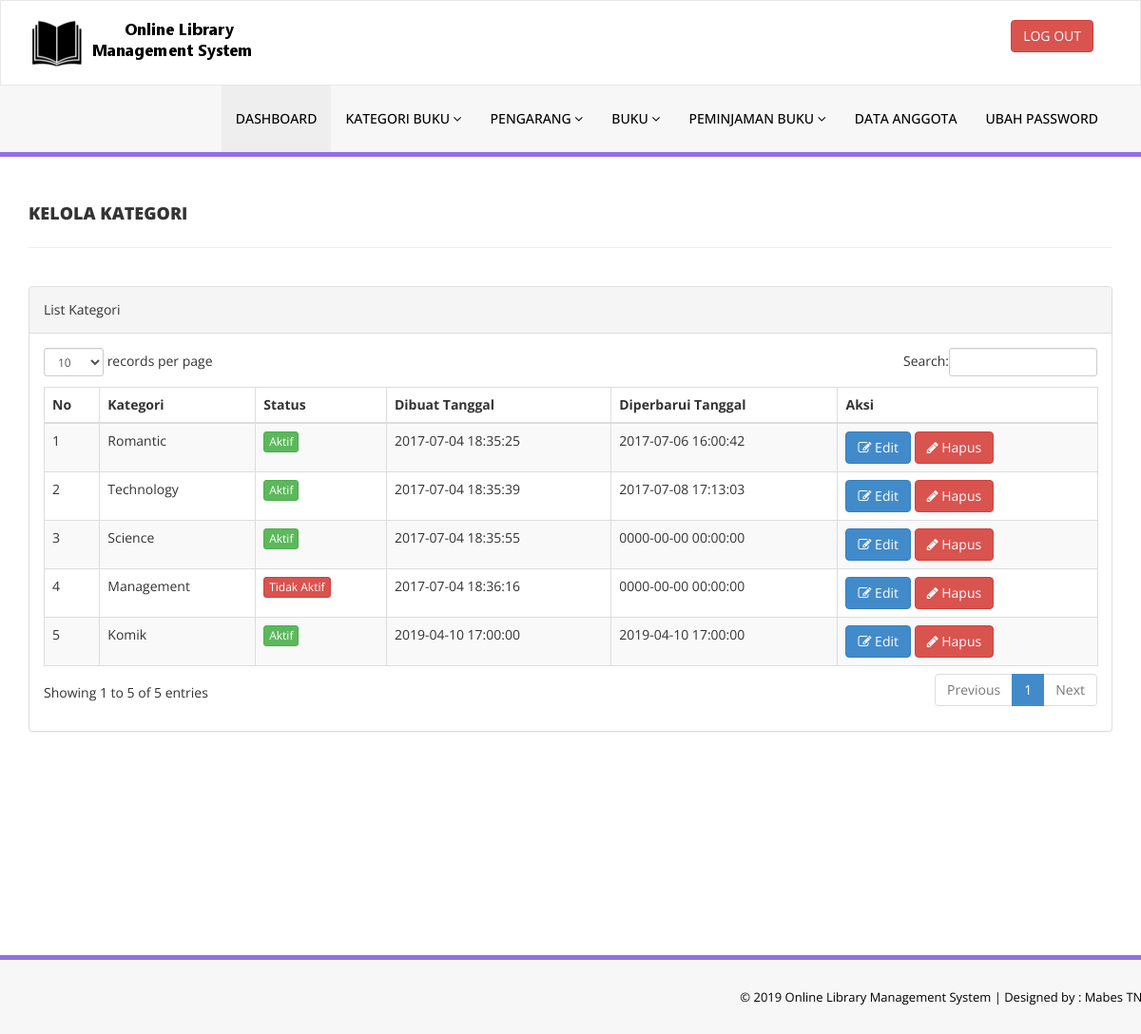
/admin/manage-categories.php (signed in), run on an earlier commit of the app's database.
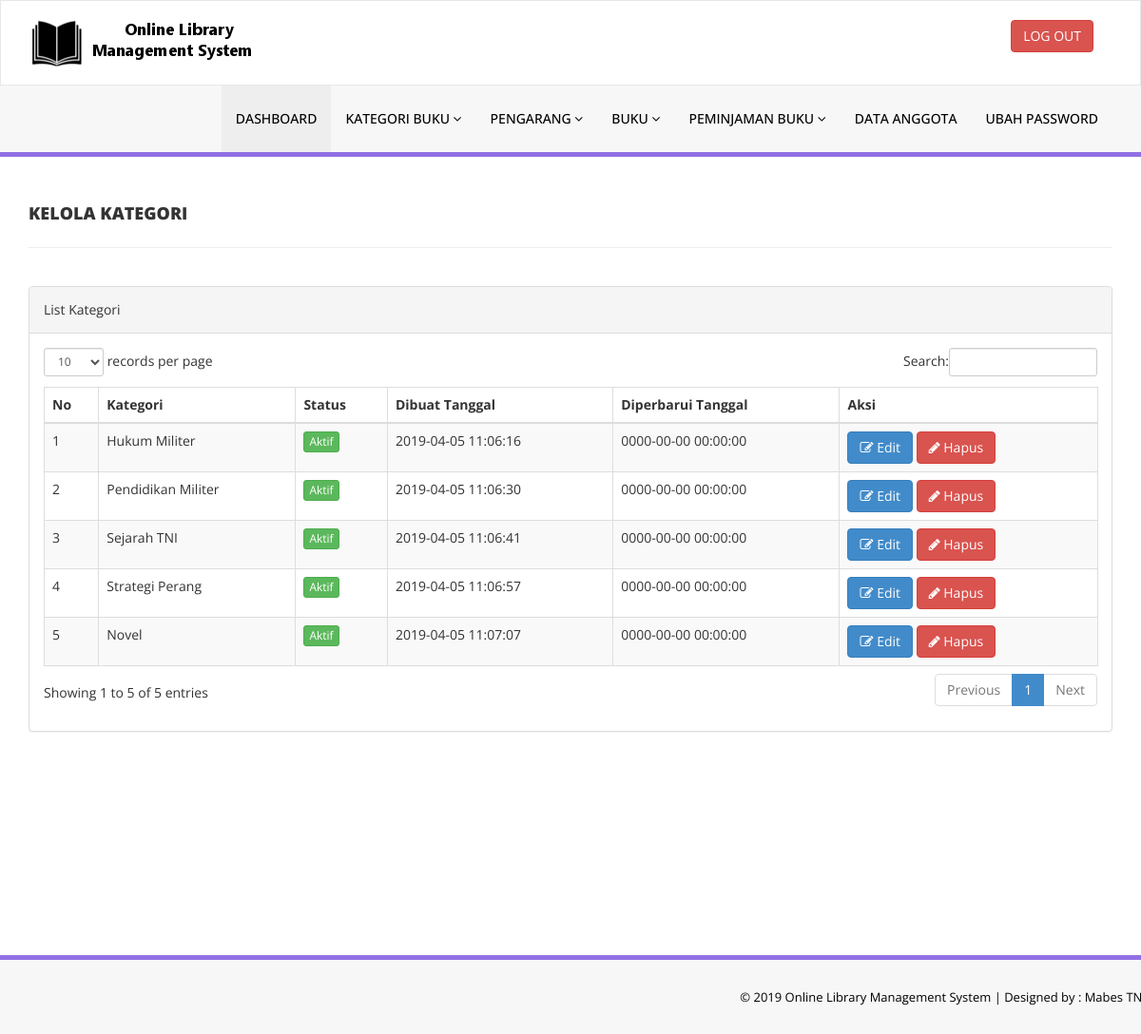
And on a later commit of the database.
### tables this page shows
CREATE TABLE `tblcategory` (
  `id` int(11) NOT NULL,
  `CategoryName` varchar(150) DEFAULT NULL,
  `Status` int(1) DEFAULT NULL,
  `CreationDate` timestamp NULL DEFAULT CURRENT_TIMESTAMP,
  `UpdationDate` timestamp NULL DEFAULT '0000-00-00 00:00:00' ON UPDATE CURRENT_TIMESTAMP
);

### admin/manage-categories.php (the view, shortened to what this page needs)
<?php
include('includes/config.php');
if(strlen($_SESSION['alogin'])==0)
    {
header('location:index.php');
}
else{
    ?>
<!DOCTYPE html>
<html xmlns="http://www.w3.org/1999/xhtml">
<head>
    <link href="assets/css/bootstrap.css" rel="stylesheet" />
    <link href="assets/css/font-awesome.css" rel="stylesheet" />
    <link href="assets/js/dataTables/dataTables.bootstrap.css" rel="stylesheet" />
    <link href="assets/css/style.css" rel="stylesheet" />
</head>
<body>
<?php include('includes/header.php');?>
    <div class="content-wrapper">
         <div class="container">
        <div class="row pad-botm">
            <div class="col-md-12">
                <h4 class="header-line">Kelola Kategori</h4>
    </div>
     <div class="row">
</div>
        </div>
            <div class="row">
                <div class="col-md-12">
                    <div class="panel panel-default">
                        <div class="panel-heading">
                           List Kategori
                        </div>
                        <div class="panel-body">
                            <div class="table-responsive">
                                <table class="table table-striped table-bordered table-hover" id="dataTables-example">
                                    <thead>
                                        <tr>
                                            <th>No</th>
                                            <th>Kategori</th>
                                            <th>Status</th>
                                            <th>Dibuat Tanggal</th>
                                            <th>Diperbarui Tanggal</th>
                                            <th>Aksi</th>
                                        </tr>
                                    </thead>
                                    <tbody>
<?php $sql = "SELECT * from  tblcategory";
$query = $dbh -> prepare($sql);
$query->execute();
$results=$query->fetchAll(PDO::FETCH_OBJ);
$cnt=1;
if($query->rowCount() > 0)
{
foreach($results as $result)
{               ?>
                                        <tr class="odd gradeX">
                                            <td class="center"><?php echo htmlentities($cnt);?></td>
                                            <td class="center"><?php echo htmlentities($result->CategoryName);?></td>
                                            <td class="center"><?php if($result->Status==1) {?>
                                            <a href="#" class="btn btn-success btn-xs">Aktif</a>
                                            <?php } else {?>
                                            <a href="#" class="btn btn-danger btn-xs">Tidak Aktif</a>
                                            <?php } ?></td>
                                            <td class="center"><?php echo htmlentities($result->CreationDate);?></td>
                                            <td class="center"><?php echo htmlentities($result->UpdationDate);?></td>
                                            <td class="center">
                                            <a href="edit-category.php?catid=<?php echo htmlentities($result->id);?>"><button class="btn btn-primary"><i class="fa fa-edit "></i> Edit</button>
                                          <a href="manage-categories.php?del=<?php echo htmlentities($result->id);?>" onclick="return confirm('Are you sure you want to delete?');"" >  <button class="btn btn-danger"><i class="fa fa-pencil"></i> Hapus</button>
                                            </td>
                                        </tr>
 <?php $cnt=$cnt+1;}} ?>
                                    </tbody>
                                </table>
                            </div>
                        </div>
                    </div>
                </div>
            </div>
    </div>
    </div>
  <?php include('includes/footer.php');?>
</body>
</html>
<?php } ?>

### admin/includes/header.php (shortened to what this page needs)
<div class="navbar navbar-inverse set-radius-zero" >
        <div class="container">
            <div class="navbar-header">
                <a class="navbar-brand">
                    <img src="assets/img/logo.png" />
                </a>
            </div>
            <div class="right-div">
                <a href="logout.php" class="btn btn-danger pull-right">LOG OUT</a>
            </div>
        </div>
    </div>
    <section class="menu-section">
        <div class="container">
            <div class="row ">
                <div class="col-md-12">
                    <div class="navbar-collapse collapse ">
                        <ul id="menu-top" class="nav navbar-nav navbar-right">
                            <li><a href="dashboard.php" class="menu-top-active">DASHBOARD</a></li>
                            <li>
                                <a href="#" class="dropdown-toggle" id="ddlmenuItem" data-toggle="dropdown"> Kategori Buku <i class="fa fa-angle-down"></i></a>
                            </li>
                            <li>
                                <a href="#" class="dropdown-toggle" id="ddlmenuItem" data-toggle="dropdown"> Pengarang <i class="fa fa-angle-down"></i></a>
                            </li>
 <li>
                                <a href="#" class="dropdown-toggle" id="ddlmenuItem" data-toggle="dropdown"> Buku <i class="fa fa-angle-down"></i></a>
                            </li>
                           <li>
                                <a href="#" class="dropdown-toggle" id="ddlmenuItem" data-toggle="dropdown"> Peminjaman Buku <i class="fa fa-angle-down"></i></a>
                            </li>
                             <li><a href="reg-students.php">Data Anggota</a></li>
  <li><a href="change-password.php">Ubah Password</a></li>
                        </ul>
                    </div>
                </div>
            </div>
        </div>
    </section>

### admin/includes/footer.php
<section class="footer-section">
     <div class="container">
         <div class="row">
             <div class="col-md-12">
                &copy; 2019 Online Library Management System |<a href="https://phpgurukul.com/" target="_blank"  > Designed by : Mabes TNI</a>
             </div>
         </div>
     </div>
 </section>

### admin/assets/css/style.css (style rules this page uses)
.set-radius-zero { border-radius:0px; -moz-border-radius:0px; -webkit-border-radius:0px; }
.content-wrapper { margin-top: 40px; min-height:800px; padding-bottom:90px; }
.header-line { font-weight:900; padding-bottom:25px; border-bottom:1px solid #eeeeee; text-transform:uppercase; }
.pad-botm { padding-bottom:30px; }
.right-div { float: right; padding: 20px; }
#menu-top a { color:#000; text-decoration:none; font-weight:500; padding: 25px 15px 25px 15px; text-transform:uppercase; }
.menu-section { background-color: #f7f7f7; border-bottom:5px solid #9170E4; width:100% }
.menu-top-active { background-color:#eeeeee; }
.navbar-inverse { background-color: #FFF; border-color: rgba(155, 153, 153, 0.23); }
.navbar { min-height: 90px; margin-bottom: 0px; }
.footer-section { padding:25px 50px 25px 50px; color:#000; font-size:13px; background-color: #f7f7f7; text-align:right; border-top:5px solid #9170E4; }
.footer-section a, .footer-section a:hover { color:#000; }

What changed in the data, as far as the page shows it:
removed tblcategory: CategoryName "Romantic", Status "Aktif", CreationDate "2017-07-04 18:35:25", UpdationDate "2017-07-06 16:00:42"
removed tblcategory: CategoryName "Technology", Status "Aktif", CreationDate "2017-07-04 18:35:39", UpdationDate "2017-07-08 17:13:03"
removed tblcategory: CategoryName "Science", Status "Aktif", CreationDate "2017-07-04 18:35:55", UpdationDate "0000-00-00 00:00:00"
removed tblcategory: CategoryName "Management", Status "Tidak Aktif", CreationDate "2017-07-04 18:36:16", UpdationDate "0000-00-00 00:00:00"
removed tblcategory: CategoryName "Komik", Status "Aktif", CreationDate "2019-04-10 17:00:00", UpdationDate "2019-04-10 17:00:00"
added tblcategory: CategoryName "Hukum Militer", Status "Aktif", CreationDate "2019-04-05 11:06:16", UpdationDate "0000-00-00 00:00:00"
added tblcategory: CategoryName "Pendidikan Militer", Status "Aktif", CreationDate "2019-04-05 11:06:30", UpdationDate "0000-00-00 00:00:00"
added tblcategory: CategoryName "Sejarah TNI", Status "Aktif", CreationDate "2019-04-05 11:06:41", UpdationDate "0000-00-00 00:00:00"
added tblcategory: CategoryName "Strategi Perang", Status "Aktif", CreationDate "2019-04-05 11:06:57", UpdationDate "0000-00-00 00:00:00"
added tblcategory: CategoryName "Novel", Status "Aktif", CreationDate "2019-04-05 11:07:07", UpdationDate "0000-00-00 00:00:00"
